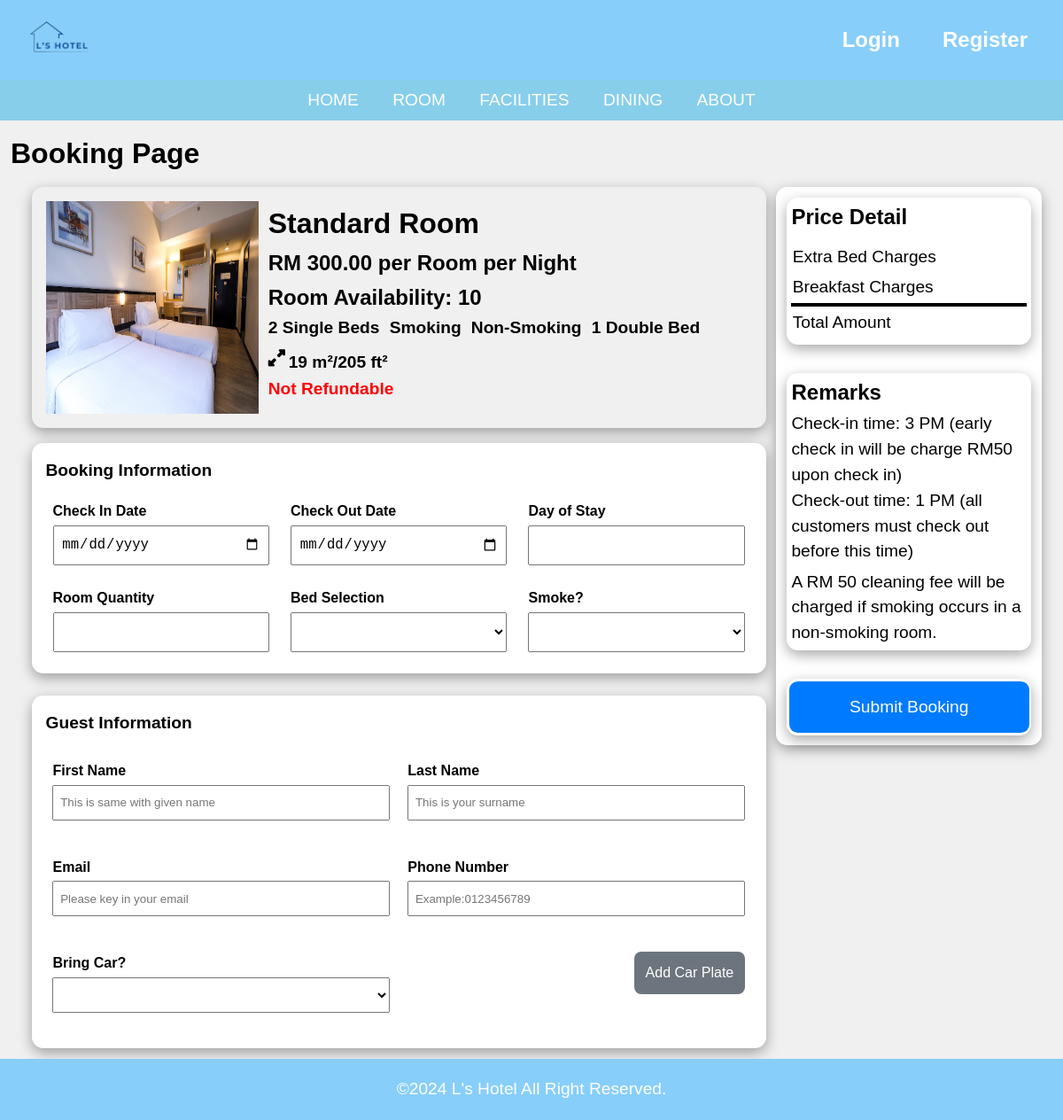
The app's page /booking.php?roomType=Standard Room, older data.
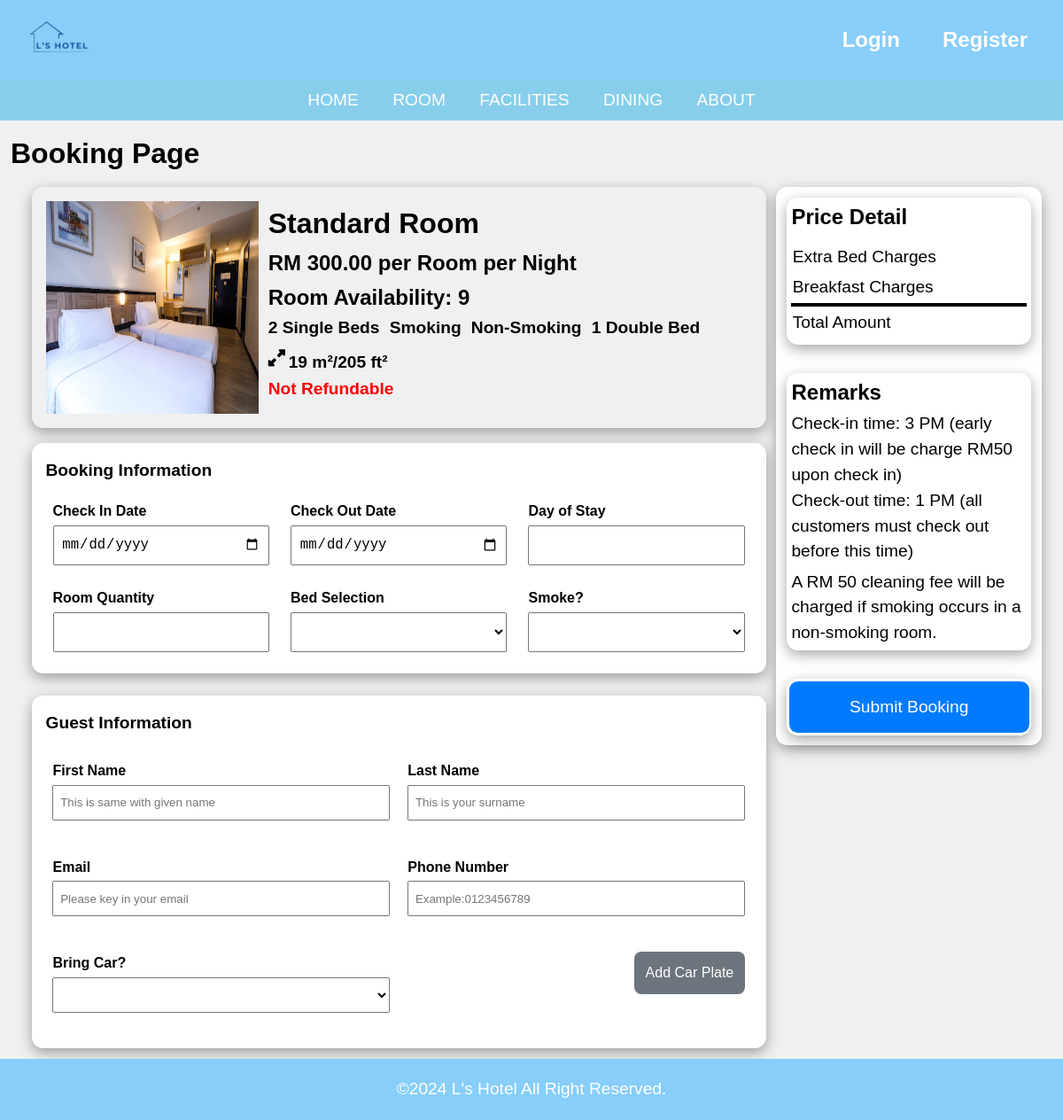
The same page, newer data.
### tables this page shows
CREATE TABLE `rooms` (
  `room_id` int(11) NOT NULL,
  `room_type` varchar(255) NOT NULL,
  `room_level` int(3) NOT NULL,
  `room_price` decimal(10,2) NOT NULL,
  `room_features` text DEFAULT NULL,
  `room_facilities` text DEFAULT NULL,
  `room_size` varchar(50) DEFAULT NULL,
  `room_availability` int(11) DEFAULT NULL,
  `room_description` text DEFAULT NULL,
  `room_images` text DEFAULT NULL
);

### booking.php (the view, shortened to what the changed rows need)
<?php
require 'config.php';
function sanitizeInput($data) {
    return htmlspecialchars(trim($data));
}
$room_type = isset($_GET['roomType']) ? sanitizeInput($_GET['roomType']) : 'Default Room';
$price = 'xxx';
$features = [];
$size = 'N/A';
$availability = 0;
$sql = "SELECT * FROM rooms WHERE room_type = ?";
$stmt = $conn->prepare($sql);
$stmt->bind_param('s', $room_type);
$stmt->execute();
$result = $stmt->get_result();
if ($result->num_rows > 0) {
    $row = $result->fetch_assoc();
    $price = $row['room_price'];
    $features = explode(',', $row['room_features']);
    $size = $row['room_size'];
    $availability = $row['room_availability'];
}
?>
<!DOCTYPE html>
<html lang="en">
<head>
    <link rel="stylesheet" href="https://cdnjs.cloudflare.com/ajax/libs/font-awesome/6.0.0-beta3/css/all.min.css">
    <link rel="stylesheet" type="text/css" href="css/style.css?v=<?php echo time(); ?>">
    <link rel="stylesheet" type="text/css" href="css/booking.css?v=<?php echo time(); ?>">
</head>
<body>
    <div class="booking-container">
        <div class="roomtype-card">
            <div class="room-type-box">
                <div class="room-type-info">
                    <div class="room-type-header">
                        <span id="room-type-name"><?php echo htmlspecialchars($room_type); ?></span>
                    </div>
                    <div class="room-price-card">
                        <span id="room-price">RM <?php echo htmlspecialchars($price); ?> per Room per Night</span>
                        <span id="room-availability">Room Availability: <?php echo htmlspecialchars($availability); ?></span>
                    </div>
                    <div class="room-features" id="room-features">
                        <?php
                        foreach ($features as $feature) {
                            echo '<span class="feature-item">' . htmlspecialchars($feature) . '</span>';
                        }
                        ?>
                    </div>
                    <span class="size" id="room-size"><i class="fa-solid fa-up-right-and-down-left-from-center"></i> <?php echo htmlspecialchars($size); ?></span>
                    <span class="refund">Not Refundable</span>
                </div>
            </div>
        </div>
    </div>
</body>
</html>

Row changes from the older to the newer data that the page shows:
changed rooms "2 Single Beds": room_availability "10" → "9"
